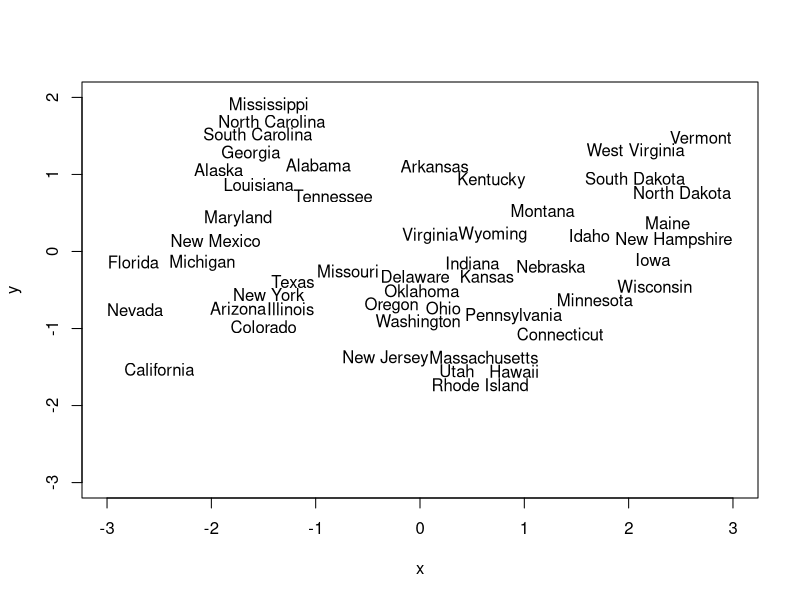
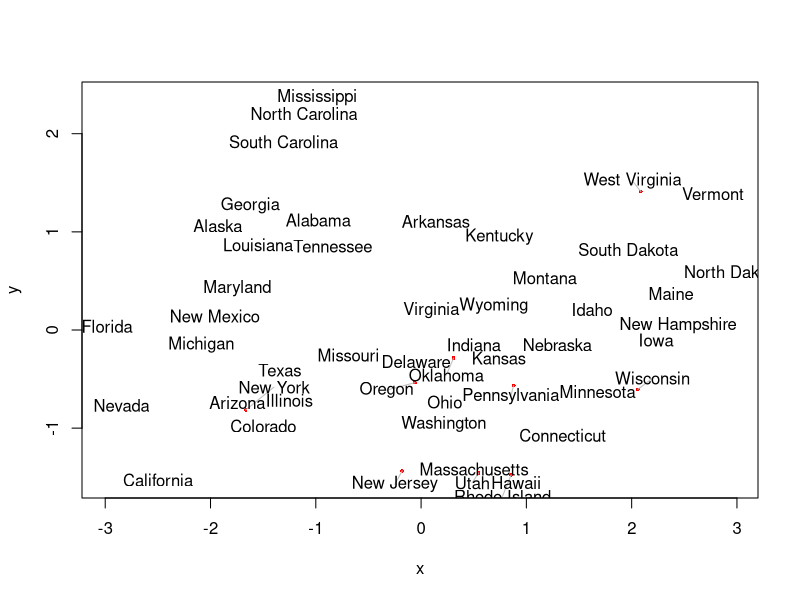

These charts were generated, in order, by the following R code:
library(wordcloud)


### Name: wordlayout
### Title: Word Layout
### Aliases: wordlayout

### ** Examples


#calculate standardized MDS coordinates
dat <- sweep(USArrests,2,colMeans(USArrests))
dat <- sweep(dat,2,sqrt(diag(var(dat))),"/")
loc <- cmdscale(dist(dat))
x <- loc[,1]
y <- loc[,2]
w <- rownames(loc)

#plot with no overlap and all words visible
plot(x,y,type="n",xlim=c(-3,3),ylim=c(-3,2))
lay <- wordlayout(x,y,w,xlim=c(-3,3),ylim=c(-3,2))
text(lay[,1]+.5*lay[,3],lay[,2]+.5*lay[,4],w)

#notice north dakota is only partially visible
textplot(x,y,w)
